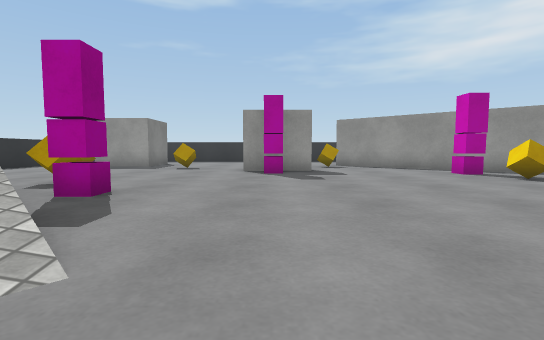
view 1 (above)

18 first-person views from a walk through a Unity game level. The camera is 0.64 m above the floor, tilts 4° down and sees 85° across. The floor is counted in squares, 1 m on a side. Each view is taken from the middle of a square. On the plan, view 1 faces up. The plan holds only what a view shows up to about 9 squares ahead; the rest is blank. The player is left out. Surface patterns are stand-ins for the level's own textures.

view 2
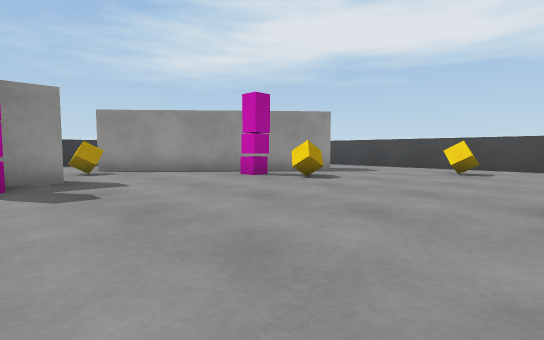

view 3
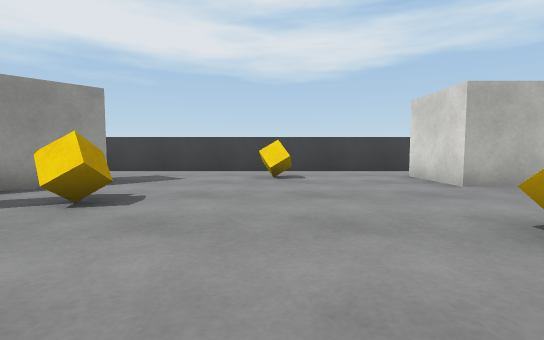

view 4
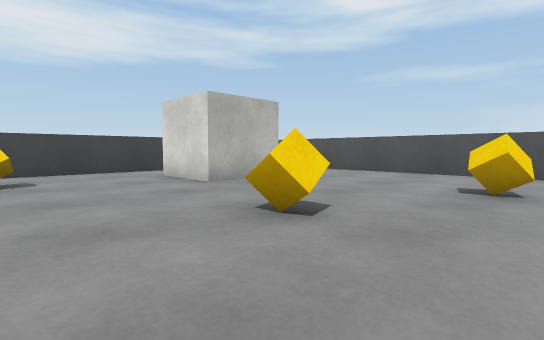

view 5
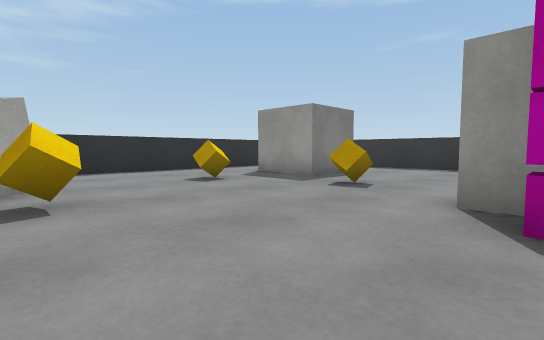

view 6
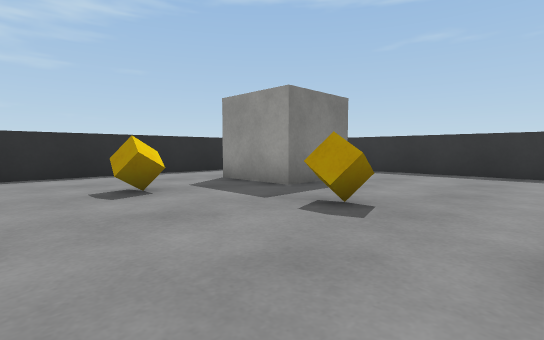

view 7
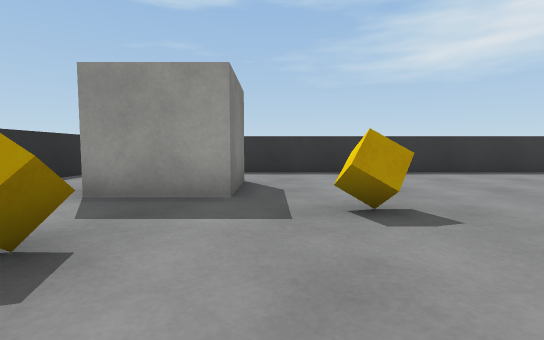

view 8
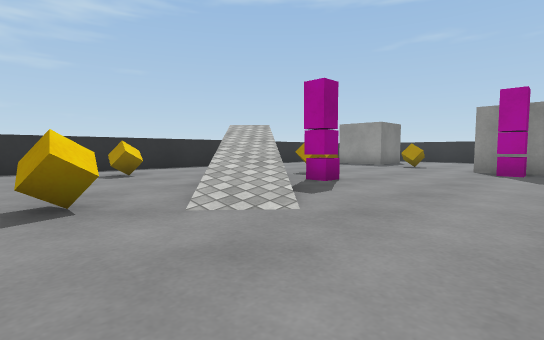

view 9
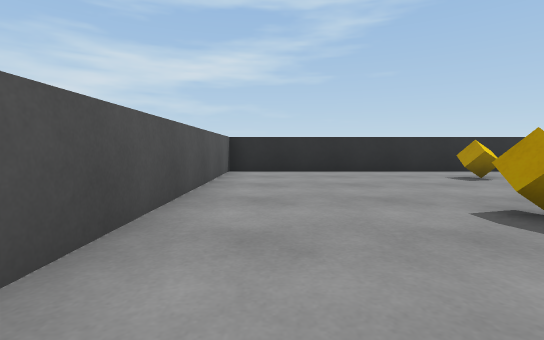

view 10
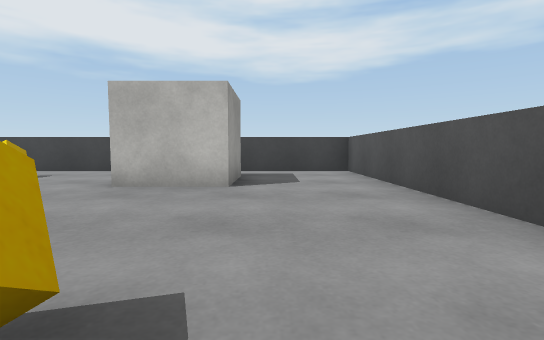

view 11
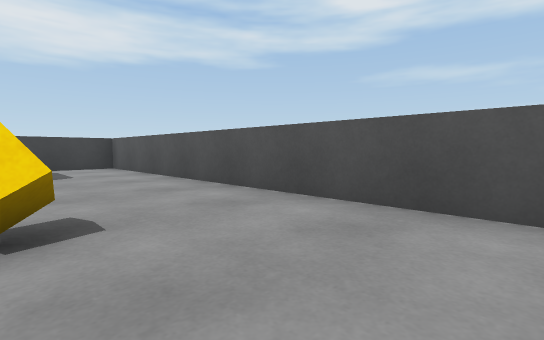

view 12
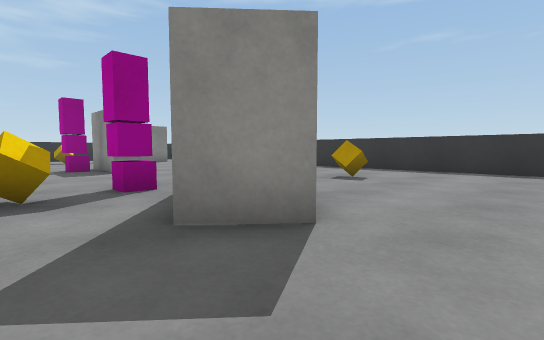

view 13
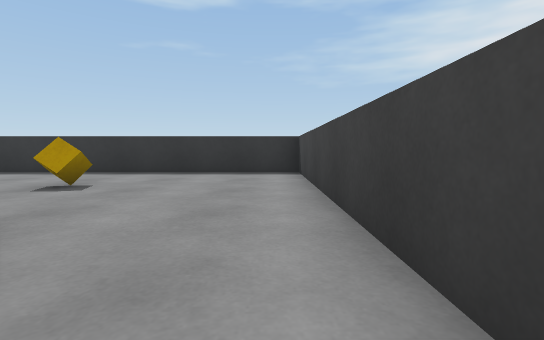

view 14
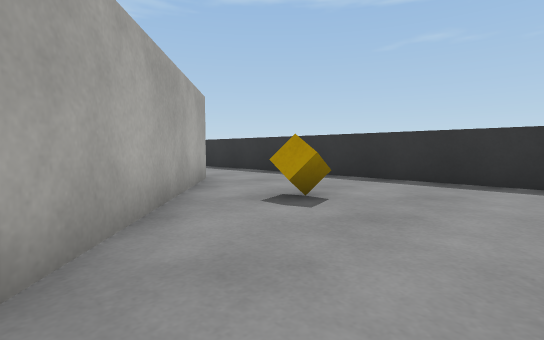

view 15
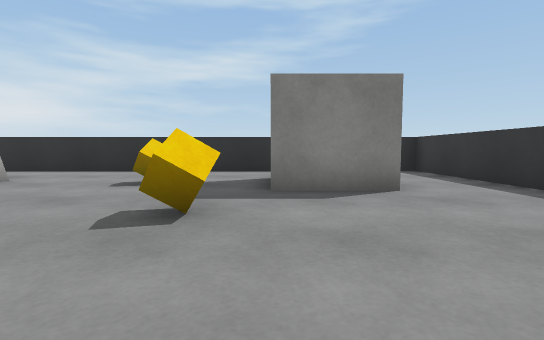

view 16
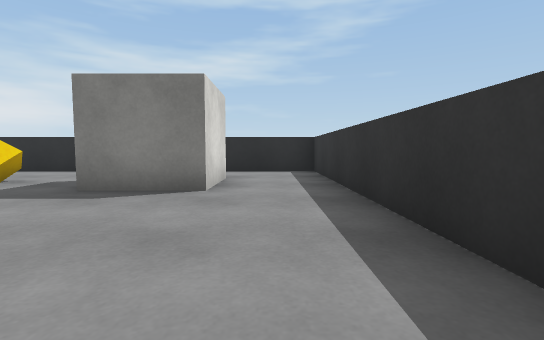

view 17
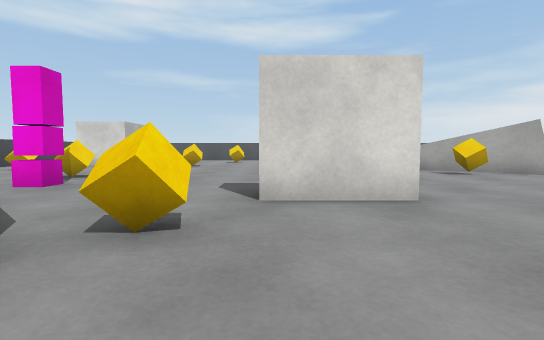

view 18
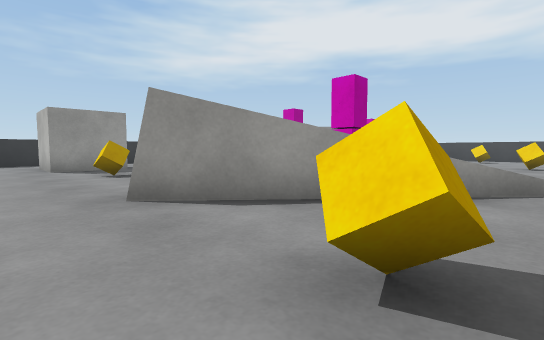

### Floor plan
Points are (right, up) in squares from view 1. A wall is a line through its corners. A room is listed if a view was taken in it or the views show most of it. See-through windows are left out.
Room 1 (views 1, 2, 3, 4, 5, 6, 7, 8, 9, 10, 11, 12, 13, 14, 15, 16, 17, 18)
walls: (-4.2, 4.3) (-3.9, 4); (-5.9, 5.8) (-4.5, 4.5); (3.3, 12.6) (7.4, 9); (8.5, 8.1) (7.7, 7.2) (2.5, 11.7); (-8.7, 15.3) (-8.7, -4.3) (10.8, -4.3) (10.8, 15.3) (-8.7, 15.3)
objects: other object (-7, 2); other object (-6, 9); other object (-6, 11) to (-5, 13); other object (-4, 5); other object (-3, 0); other object (-3, 4); other object (-3, 10); other object (-1, 9) to (1, 9); other object (0, 8); other object (2, 11); other object (3, -1); other object (4, 2); other object (5, 6); other object (5, 8); other object (6, 12); other object (7, -1) to (9, 0); other object (9, 4)

Where each view was taken, in squares from view 1:
view 1: 0 up, 0 right, facing up
view 2: 2 up, 0 right, facing up-right
view 3: 4 up, 2 right, facing right
view 4: 4 up, 2 right, facing down-right
view 5: 5 up, 0 right, facing up-left
view 6: 7 up, 1 left, facing up-left
view 7: 7 up, 4 left, facing up
view 8: 1 down, 1 right, facing up-left
view 9: 3 down, 0 right, facing left
view 10: 2 down, 2 right, facing right
view 11: 1 down, 0 right, facing down-right
view 12: 6 up, 10 right, facing up-left
view 13: 7 up, 10 right, facing up
view 14: 9 up, 9 right, facing up-left
view 15: 11 up, 0 right, facing left
view 16: 14 up, 0 right, facing left
view 17: 13 up, 1 right, facing down
view 18: 1 up, 8 left, facing up-right
